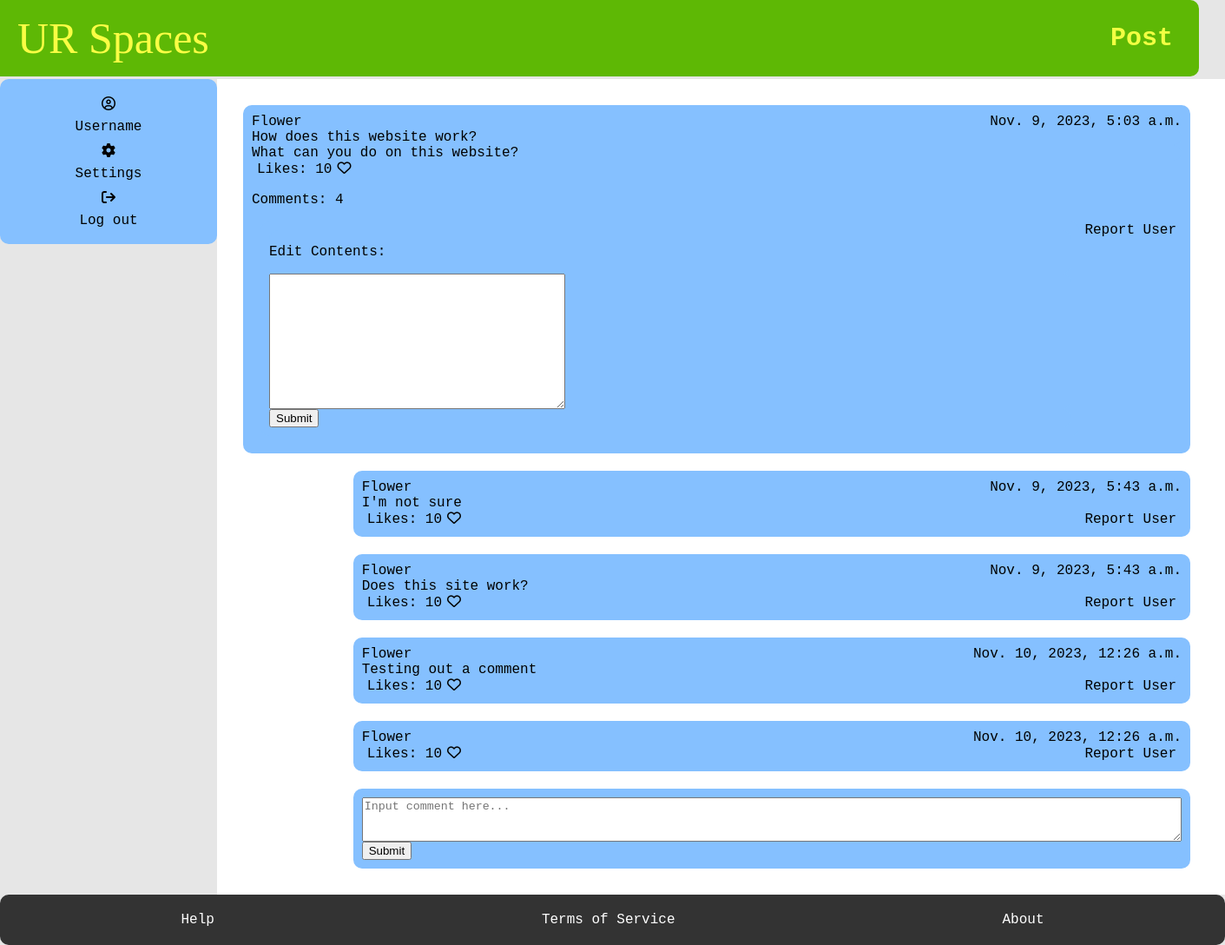
/posts/how-does-this-website-work/ (signed in), run on an earlier commit of the app's database.
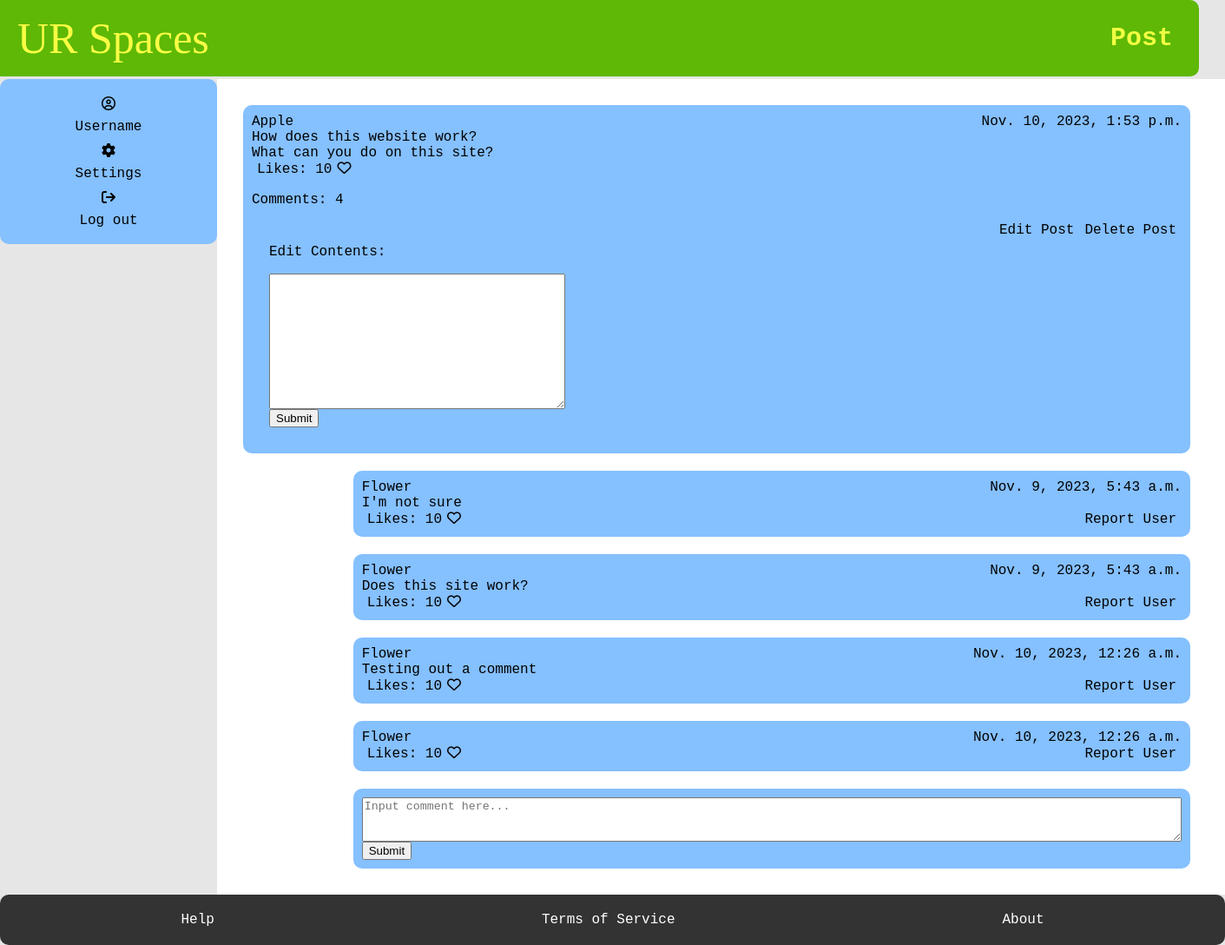
And on a later commit of the database.
### myapp/models.py (models this page shows, shortened)
class Posts(models.Model):
    User_ID = models.ForeignKey(Student, on_delete=models.CASCADE)
    SubForum_ID = models.ForeignKey(SubForum, default= 1, on_delete=models.CASCADE)
    post_name = models.TextField(max_length=400)
    contents = models.TextField()
    count_likes = models.IntegerField(default=0, blank=True, )
    locked = models.BooleanField(default=False)
    pin = models.BooleanField(default=False)
    reported = models.BooleanField(default=False)
    post_date = models.DateTimeField(auto_now_add=True)
    slug = models.SlugField(max_length=400, unique=True, blank=True)
    @property
    def num_comments(self):
        return Comment.objects.filter(Post_ID = self).count()

class Student(models.Model):
    User_ID = models.ForeignKey(User, on_delete=models.CASCADE)
    bio = models.TextField(default="Please add bio in settings", blank=True)
    banned = models.BooleanField(default=False)
    avatar =ResizedImageField(size=[50, 80], quality=100, upload_to="authors", default=None, null=True, blank=True)
    reported = models.BooleanField(default=False)
    slug = models.SlugField(max_length=400, unique=True, blank=True)
    def get_url(self):
        return reverse("user", kwargs={
            "slug":self.slug
        })

### myapp/views.py (the view, shortened to what this page needs)
# urls.py: path("posts/<slug>/", posts, name="posts"),
@login_required
def posts(request, slug):
    post = get_object_or_404(Posts, slug=slug)
    comments = Comment.objects.filter(Post_ID = post)
    forum = SubForum.objects.get(pk = post.SubForum_ID.pk)
    user = request.user
    currentUser = User.objects.get(username = user)
    error = False
    form = UpdatePostForm(request.POST)
    context = {
        "post":post,
        "comments": comments,
        "error": error,
        "form": form
    }
    if currentUser.is_staff != True:
        student = Student.objects.get(User_ID = currentUser)
        if "newComment_form" in request.POST:
            content = request.POST.get("newContents")
            new_comment, created = Comment.objects.get_or_create(User_ID = student, Post_ID = post, com_contents = content)
    return render(request, "posts.html", context)

### myapp/forms.py
class UpdatePostForm(forms.ModelForm):
    class Meta:
        model = Posts
        fields = ("contents", )

### myapp/templates/posts.html (shortened to what this page needs)
{% extends 'base.html' %}
    {% block title %}
    <h1>Post</h1>
    {% endblock %}
    {% block content %}
    <main>
        <section class="box">
        <div class="forum-item">
            <a href="{{post.User_ID.get_url}}"> {{post.User_ID.User_ID.username}} </a>
            <span> {{post.post_date}} </span>
        </div>
        <div class="forum-item">
          <span> {{post.post_name}} </span>
        </div>
        <div class="forum-item">
          <span> {{post.contents}} </span>
        </div>
        <div class="post-item">
          <input type="button" value="Likes: 10" class="btn1"><i class="fa-regular fa-heart"></i>
          <p> Comments: {{post.num_comments}} </p>
          {%if  post.User_ID.User_ID.username  == request.user.username%}
          <input type="button" value="Delete Post" class="btn2">
          <input type="button" value="Edit Post" class="btn2">
          {%else%}
          <input type="button" value="Report User" class="btn2">
          {% endif %}
          <form action="." method="POST">
            <section class="box">
            <div class="forum-item">
              <p> Edit Contents: </p>
            </div>
            <div class="forum-item">
              {{form.contents}}
            </div>
            <div class="forum-item">
              <input type="submit" value="Submit" name="editPost_form">
            </div>
          </section>
        </form>
      </section>
      {% for field in comments %}
        <section class="sub-box">
            <div class="forum-item">
              {%if  field.User_ID.User_ID.username  == request.user.username%}
                <a href="{% url 'profile' %}"> {{field.User_ID.User_ID.username}}  </a>
                {%else%}
                <a href="{{field.User_ID.get_url}}"> {{field.User_ID.User_ID.username}}  </a>
                {% endif %}
                <span> {{field.com_date}} </span>
            </div>
            <div class="forum-item">
              <span> {{field.com_contents}} </span>
            </div>
            <div class="post-item">
              <input type="button" value="Likes: 10" class="btn1"><i class="fa-regular fa-heart"></i>
              {%if  field.User_ID.User_ID.username  == request.user.username%}
            </div>
              <input method="POST" type="submit" value="Delete Comment" class="btn2" name="deletePost_btn" >
              <input type="button" value="Edit Comment" class="btn2">
              {%else%}
              <input type="button" value="Report User" class="btn2">
              {% endif %}
          </section>
          {% endfor %}
          <form action="." method="POST">
            <section class="sub-box">
            <div class="forum-item">
              <textarea name="newContents"  cols="130" rows="3" placeholder="Input comment here..."></textarea>
            </div>
            <div class="forum-item">
              <input type="submit" value="Submit" name="newComment_form">
            </div>
          </section>
        </form>
    </main>
    {% endblock %}

What changed in the data, as far as the page shows it:
changed Posts "How does this website work?": User_ID.User_ID.username "Flower" → "Apple"; post_date "Nov. 9, 2023, 5:03 a.m." → "Nov. 10, 2023, 1:53 p.m."; contents "What can you do on this website?" → "What can you do on this site?"
Also different on the page:
form field value: (not shown) → "Delete Post"
form field value: (not shown) → "Edit Post"
form field value: "Report User" → (not shown)
